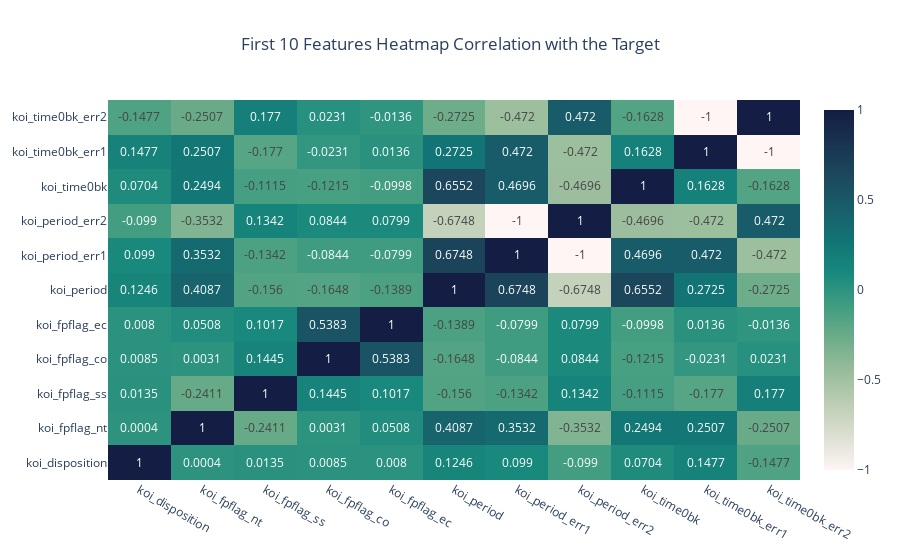

The cell this chart's notebook holds for it:
### Code cell
import plotly
import plotly.graph_objs as go
import plotly.figure_factory as figfac
from plotly.offline import offline, iplot

fig = go.Figure(data=go.Heatmap(z = correlation.iloc[:11, :11].round(3).values.tolist(),
                                x=correlation.iloc[:11, :11].columns.to_list(),
                                y = correlation.iloc[:11, :11].index.to_list(),
                                colorscale= 'tempo',
                                text=correlation.iloc[:11, :11].round(4).values,
                                texttemplate="%{text}",
                                textfont={"size":12}))

fig.update_layout(title_text='First 10 Features Heatmap Correlation with the Target', title_x=0.5)

fig.show()
fig.write_image("decision_tree_complete_heatmap.png")
offline.plot(fig, filename='decision_tree_complete_heatmap.html')

### Figure 1 — Plotly figure (JSON) as saved in the notebook; plotly's stock layout.template omitted (floating-point values rounded to 4 significant figures)
{"data": [{"colorscale": [[0, "rgb(254, 245, 244)"], [0.09091, "rgb(222, 224, 210)"], [0.1818, "rgb(189, 206, 181)"], [0.2727, "rgb(153, 189, 156)"], [0.3636, "rgb(110, 173, 138)"], [0.4545, "rgb(65, 157, 129)"], [0.5455, "rgb(25, 137, 125)"], [0.6364, "rgb(18, 116, 117)"], [0.7273, "rgb(25, 94, 106)"], [0.8182, "rgb(28, 72, 93)"], [0.9091, "rgb(25, 51, 80)"], [1, "rgb(20, 29, 67)"]], "text": [[1, 0.0004, 0.0135, 0.0085, 0.008, 0.1246, 0.099, -0.099, 0.0704, 0.1477, -0.1477], [0.0004, 1, -0.2411, 0.0031, 0.0508, 0.4087, 0.3532, -0.3532, 0.2494, 0.2507, -0.2507], [0.0135, -0.2411, 1, 0.1445, 0.1017, -0.156, -0.1342, 0.1342, -0.1115, -0.177, 0.177], [0.0085, 0.0031, 0.1445, 1, 0.5383, -0.1648, -0.0844, 0.0844, -0.1215, -0.0231, 0.0231], [0.008, 0.0508, 0.1017, 0.5383, 1, -0.1389, -0.0799, 0.0799, -0.0998, 0.0136, -0.0136], [0.1246, 0.4087, -0.156, -0.1648, -0.1389, 1, 0.6748, -0.6748, 0.6552, 0.2725, -0.2725], [0.099, 0.3532, -0.1342, -0.0844, -0.0799, 0.6748, 1, -1, 0.4696, 0.472, -0.472], [-0.099, -0.3532, 0.1342, 0.0844, 0.0799, -0.6748, -1, 1, -0.4696, -0.472, 0.472], [0.0704, 0.2494, -0.1115, -0.1215, -0.0998, 0.6552, 0.4696, -0.4696, 1, 0.1628, -0.1628], [0.1477, 0.2507, -0.177, -0.0231, 0.0136, 0.2725, 0.472, -0.472, 0.1628, 1, -1], [-0.1477, -0.2507, 0.177, 0.0231, -0.0136, -0.2725, -0.472, 0.472, -0.1628, -1, 1]], "textfont": {"size": 12}, "texttemplate": "%{text}", "type": "heatmap", "x": ["koi_disposition", "koi_fpflag_nt", "koi_fpflag_ss", "koi_fpflag_co", "koi_fpflag_ec", "koi_period", "koi_period_err1", "koi_period_err2", "koi_time0bk", "koi_time0bk_err1", "koi_time0bk_err2"], "y": ["koi_disposition", "koi_fpflag_nt", "koi_fpflag_ss", "koi_fpflag_co", "koi_fpflag_ec", "koi_period", "koi_period_err1", "koi_period_err2", "koi_time0bk", "koi_time0bk_err1", "koi_time0bk_err2"], "z": [[1, 0, 0.014, 0.009, 0.008, 0.125, 0.099, -0.099, 0.07, 0.148, -0.148], [0, 1, -0.241, 0.003, 0.051, 0.409, 0.353, -0.353, 0.249, 0.251, -0.251], [0.014, -0.241, 1, 0.145, 0.102, -0.156, -0.134, 0.134, -0.111, -0.177, 0.177], [0.009, 0.003, 0.145, 1, 0.538, -0.165, -0.084, 0.084, -0.121, -0.023, 0.023], [0.008, 0.051, 0.102, 0.538, 1, -0.139, -0.08, 0.08, -0.1, 0.014, -0.014], [0.125, 0.409, -0.156, -0.165, -0.139, 1, 0.675, -0.675, 0.655, 0.273, -0.273], [0.099, 0.353, -0.134, -0.084, -0.08, 0.675, 1, -1, 0.47, 0.472, -0.472], [-0.099, -0.353, 0.134, 0.084, 0.08, -0.675, -1, 1, -0.47, -0.472, 0.472], [0.07, 0.249, -0.111, -0.121, -0.1, 0.655, 0.47, -0.47, 1, 0.163, -0.163], [0.148, 0.251, -0.177, -0.023, 0.014, 0.273, 0.472, -0.472, 0.163, 1, -1], [-0.148, -0.251, 0.177, 0.023, -0.014, -0.273, -0.472, 0.472, -0.163, -1, 1]]}], "layout": {"title": {"text": "First 10 Features Heatmap Correlation with the Target", "x": 0.5}}}
